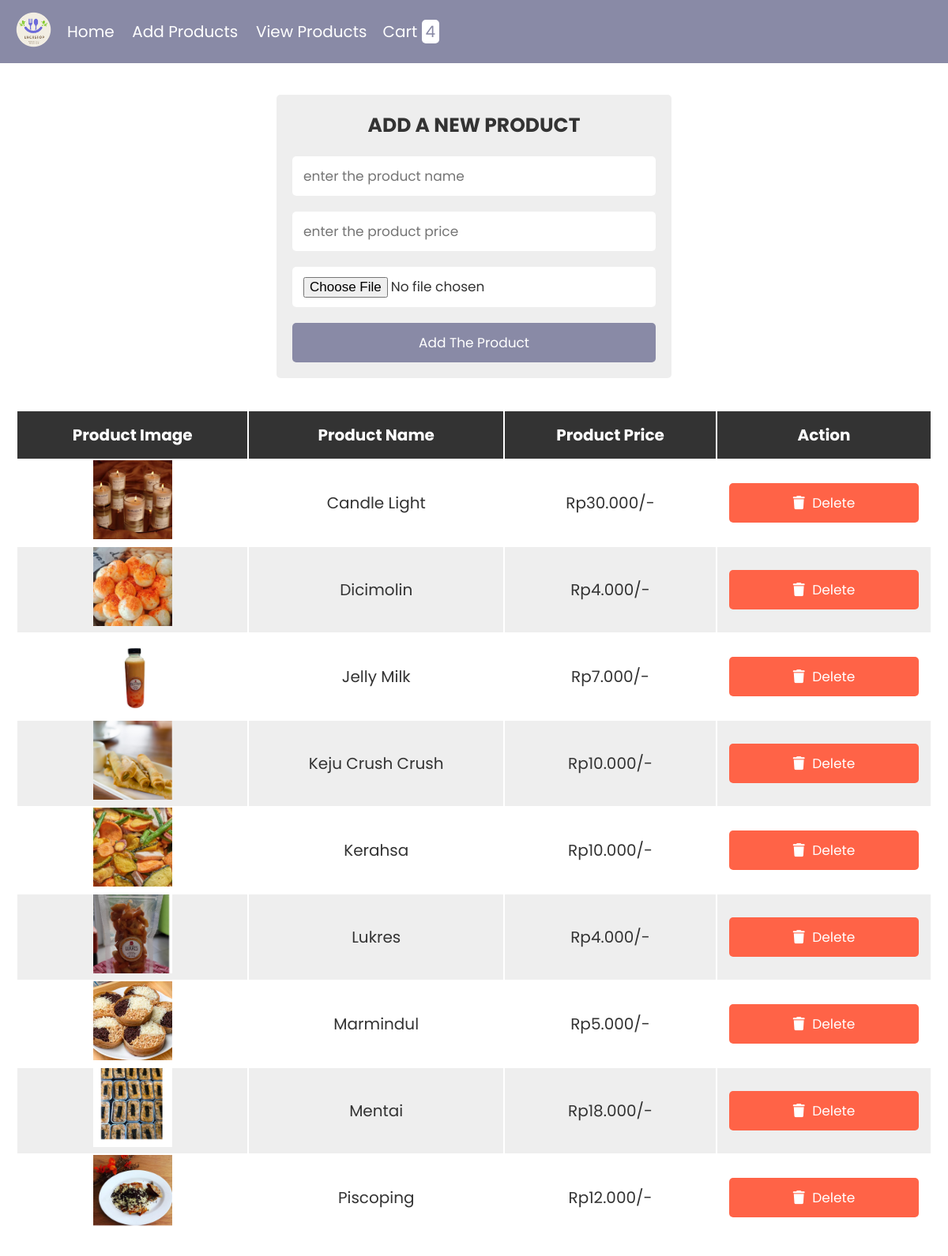
Screenshot of /php/admin.php with the database file from the repository.
### tables this page shows
CREATE TABLE `products` (
  `id` int(255) NOT NULL,
  `name` varchar(255) NOT NULL,
  `price` varchar(255) NOT NULL,
  `image` varchar(255) NOT NULL
);

### php/admin.php (the view, shortened to what this page needs)
<?php
@include 'config_cart.php';
?>
<!DOCTYPE html>
<html lang="en">
<head>
   <link rel="stylesheet" href="https://cdnjs.cloudflare.com/ajax/libs/font-awesome/6.0.0/css/all.min.css">
   <link rel="stylesheet" href="css/stylecart.css">
</head>
<body>
<?php include 'header.php'; ?>
<div class="container">
<section>
<form action="" method="post" class="add-product-form" enctype="multipart/form-data">
   <h3>add a new product</h3>
   <input type="text" name="p_name" placeholder="enter the product name" class="box" required>
   <input type="number" name="p_price" min="0" placeholder="enter the product price" class="box" required>
   <input type="file" name="p_image" accept="image/png, image/jpg, image/jpeg" class="box" required>
   <input type="submit" value="add the product" name="add_product" class="btn">
</form>
</section>
<section class="display-product-table">
   <table>
      <thead>
         <th>product image</th>
         <th>product name</th>
         <th>product price</th>
         <th>action</th>
      </thead>
      <tbody>
         <?php
            $select_products = mysqli_query($conn, "SELECT * FROM `products`");
            if(mysqli_num_rows($select_products) > 0){
               while($row = mysqli_fetch_assoc($select_products)){
         ?>
         <tr>
            <td><img src="uploaded_img/<?php echo $row['image']; ?>" height="100" alt=""></td>
            <td><?php echo $row['name']; ?></td>
            <td>Rp<?php echo $row['price']; ?>.000/-</td>
            <td>
               <a href="admin.php?delete=<?php echo $row['id']; ?>" class="delete-btn" onclick="return confirm('are your sure you want to delete this?');"> <i class="fas fa-trash"></i> delete </a>
            </td>
         </tr>
         <?php
            };
            }else{
               echo "<div class='empty'>no product added</div>";
            };
         ?>
      </tbody>
   </table>
</section>
</div>
</body>
</html>

### php/header.php (shortened to what this page needs)
<header class="header">
   <div class="flex">
      <a href="login_form.php" class="logo"><img src="images/logoo.png" alt=""></a>
      <nav class="navbar">
         <a href="index.php">home</a>
         <a href="admin.php">add products</a>
         <a href="products.php">view products</a>
      </nav>
      <?php
      $select_rows = mysqli_query($conn, "SELECT * FROM `cart`") or die('query failed');
      $row_count = mysqli_num_rows($select_rows);
      ?>
      <a href="cart.php" class="cart">cart <span><?php echo $row_count; ?></span> </a>
   </div>
</header>

### css/stylecart.css (style rules this page uses)
:root { --blue:#898aa6; --red:tomato; --orange:orange; --black:#333; --white:#fff; --bg-color:#eee; --dark-bg:rgba(0,0,0,.7); --box-shadow:0 .5rem 1rem rgba(0,0,0,.1); --border:.1rem solid #999; }
* { font-family: 'Poppins', sans-serif; margin:0; padding:0; box-sizing: border-box; outline: none; border:none; text-decoration: none; text-transform: capitalize; }
html { font-size: 62.5%; overflow-x: hidden; }
.container { max-width: 1200px; margin:0 auto; }
section { padding:2rem; }
.btn, .option-btn, .delete-btn { display: block; width: 100%; text-align: center; background-color: var(--blue); color:var(--white); font-size: 1.7rem; padding:1.2rem 3rem; border-radius: .5rem; cursor: pointer; margin-top: 1rem; }
.option-btn i, .delete-btn i { padding-right: .5rem; }
.delete-btn { margin-top: 0; background-color: var(--red); }
.header { background-color: var(--blue); position: sticky; top:0; left:0; z-index: 1000; }
.header .flex { display: flex; align-items: center; padding:1.5rem 2rem; max-width: 1200px; margin:0 auto; }
.header .flex .logo img { height: 4.5rem; }
.header .flex .navbar a { margin-left: 2rem; font-size: 2rem; color:var(--white); }
.header .flex .cart { margin-left: 2rem; font-size: 2rem; color:var(--white); }
.header .flex .cart span { padding:.1rem .5rem; border-radius: .5rem; background-color: var(--white); color:var(--blue); font-size: 2rem; }
.add-product-form { max-width: 50rem; background-color: var(--bg-color); border-radius: .5rem; padding:2rem; margin:0 auto; margin-top: 2rem; }
.add-product-form h3 { font-size: 2.5rem; margin-bottom: 1rem; color:var(--black); text-transform: uppercase; text-align: center; }
.add-product-form .box { text-transform: none; padding:1.2rem 1.4rem; font-size: 1.7rem; color:var(--black); border-radius: .5rem; background-color: var(--white); margin:1rem 0; width: 100%; }
.display-product-table table { width: 100%; text-align: center; }
.display-product-table table thead th { padding:1.5rem; font-size: 2rem; background-color: var(--black); color:var(--white); }
.display-product-table table td { padding:1.5rem; font-size: 2rem; color:var(--black); }
.display-product-table table td:first-child { padding:0; }
.display-product-table table tr:nth-child(even) { background-color: var(--bg-color); }

### rows the page displays
products: image (picture), name "Candle Light", price "30"
products: image (picture), name "Dicimolin", price "4"
products: image (picture), name "Jelly Milk", price "7"
products: image (picture), name "Keju Crush Crush", price "10"
products: image (picture), name "Kerahsa", price "10"
products: image (picture), name "Lukres", price "4"
products: image (picture), name "Marmindul", price "5"
products: image (picture), name "Mentai", price "18"
products: image (picture), name "Piscoping", price "12"

### other values shown
$row_count "4"
